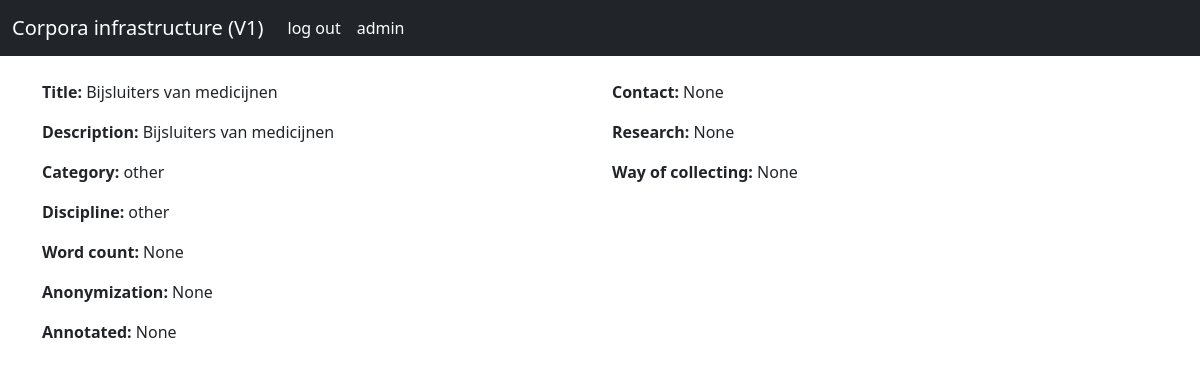
The app's page /corpera/8/ with its own data.
### infrastructure/models.py (models this page shows, shortened)
class corpora(models.Model):
    categories_choices= [('patient records','patient record'),('forum','forum'),('guideline','guideline'),('terminology system','terminology system'),('other','other')]
    discipline_choices=[('other','other'),('Anesthesiology','Anesthesiology'),('Cardiology','Cardiology'),('Cardiothoracic surgery','Cardiothoracic surgery'),('Dermatology','Dermatology'),('Emergency medicine','Emergency medicine'),('Gastroenterology','Gastroenterology'),('General practitioner','General practitioner'),('Gynaecology','Gynaecology'),('Internal medicine','Internal medicine'),('Medical microbiology','Medical microbiology'),('Neurology','Neurology'),('Neurosurgery','Neurosurgery'),('Nuclear medicine','Nuclear medicine'),('Oncology','Oncology'),('Ophthalmology','Ophthalmology'),('Orthopedics','Orthopedics'),('Otorhinolaryngology','Otorhinolaryngology'),('Pathology','Pathology'),('Pediatrics','Pediatrics'),('Physical medicine and rehabilitation','Physical medicine and rehabilitation'),('Plastic surgery','Plastic surgery'),('Psychiatry','Psychiatry'),('Pulmonology','Pulmonology'),('Radiology','Radiology'),('Rheumatology','Rheumatology'),('Sports medicine','Sports medicine'),('Surgery','Surgery'),('Urology','Urology')]
    language_choices=[('Dutch','Dutch'),('English','English'),('German','German'),('French','French')]
    id = models.AutoField(auto_created=True,primary_key=True,unique=True)
    name = models.CharField(max_length=100)
    description = models.CharField(max_length=1000)
    category = models.CharField(max_length=50, choices=categories_choices , default='patient record')
    discipline = models.CharField(max_length=50, choices=discipline_choices, default='huisarts')
    annotated = models.CharField(max_length=1000, null=True,blank=True)
    anonymization = models.CharField(max_length=1000, null=True, blank=True)
    research = models.CharField(max_length=1000, null=True, blank=True)
    word_count = models.IntegerField( null=True, blank=True)
    contact =models.CharField(max_length=1000, null=True, blank=True)
    way_of_collecting = models.CharField(max_length=1000, null=True, blank=True)
    file = models.FileField(upload_to='uploads', null=True, blank=True)
    language = models.CharField(max_length=100,choices=language_choices, null=True, blank=True)

### infrastructure/views.py (the view)
# urls.py: path('corpera/<str:pk>/',views.corporasite,name='corpora'),
def corporasite(request, pk):
    corporatext = corpora.objects.get(id=pk)
    return render(request, 'corpora.html', {'corpora': corporatext})

### templates/corpora.html (shortened to what this page needs)
<!doctype html>
<html lang="en">
  <head>
    <link href="https://cdn.jsdelivr.net/npm/bootstrap@5.0.0-beta3/dist/css/bootstrap.min.css" rel="stylesheet">
    <link rel="stylesheet" href="C:\Users\Daan\corpora_infrastructure\static\css\own.css" >
  </head>
  <body>
    <nav class="navbar navbar-expand-lg navbar-dark bg-dark">
      <div class="container-fluid">
        <a class="navbar-brand" href="/">Corpora infrastructure (V1)</a>
        <div class="collapse navbar-collapse" id="navbarSupportedContent">
          <ul class="navbar-nav me-auto mb-2 mb-lg-0">
            <li class="nav-item">
              <a class="nav-link active" aria-current="page" href="/logout">log out</a>
            </li>
            <li class="nav-item">
              <a class="nav-link active"aria-current="page" href="/admin/">admin</a>
            </li>
          </ul>
        </div>
      </div>
    </nav>
    <br>
<div class="container">
 <div class="row align-items-start">
  <div class="col-md">
    <p><strong>Title: </strong>{{corpora.name}}</p>
    <p><strong>Description: </strong>{{corpora.description}}</p>
    <p><strong>Category: </strong>{{corpora.category}}</p>
    <p><strong>Discipline: </strong>{{corpora.discipline}}</p>
    <p><strong>Word count: </strong>{{corpora.word_count}}</p>
    <p><strong>Anonymization: </strong>{{corpora.anonymization}}</p>
    <p><strong>Annotated: </strong>{{corpora.annotated}}</p>
  </div>
  <div class="col-md">
    <p><strong>Contact: </strong>{{corpora.contact}}</p>
    <p><strong>Research: </strong>{{corpora.research}}</p>
    <p><strong>Way of collecting: </strong>{{corpora.way_of_collecting}}</p>
  </div>
   </div>
 </div>
  </body>
</html>

### records on screen
corpora: name "Bijsluiters van medicijnen", description "Bijsluiters van medicijnen", category "other", discipline "other", word_count "None", anonymization "None", annotated "None", contact "None", research "None", way_of_collecting "None"
